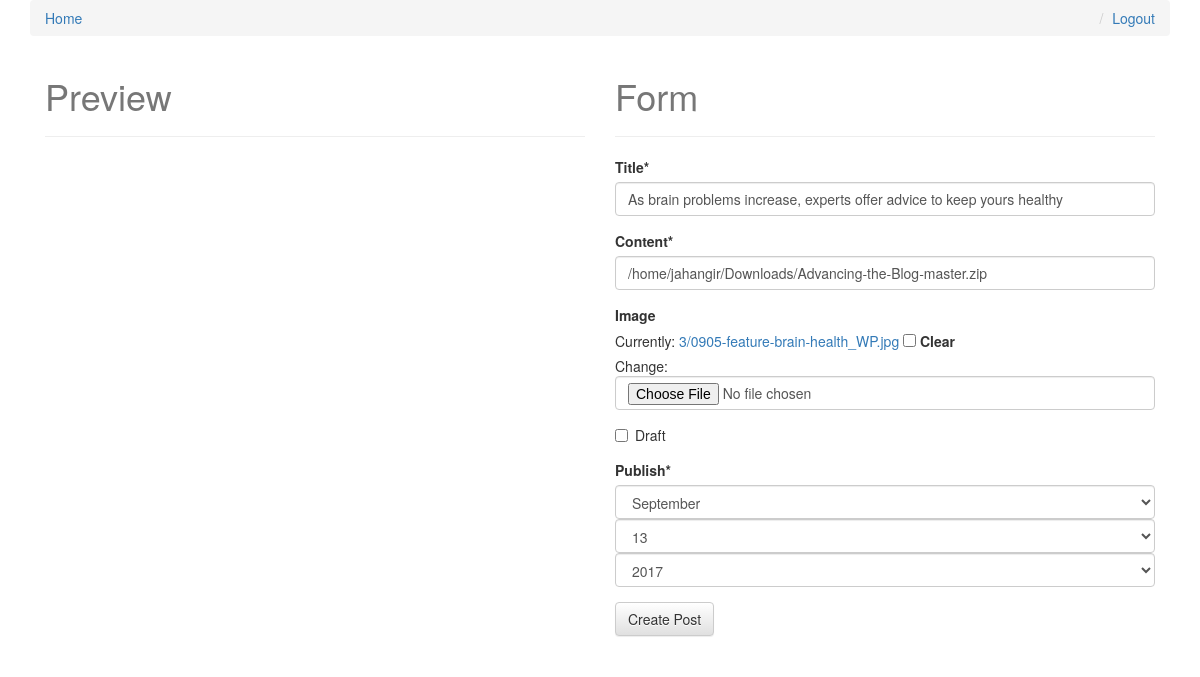
/as-brain-problems-increase-experts-offer-advice-to/edit/ (signed in), run on the app's committed database.
### posts/models.py (models this page shows, shortened)
class Post(models.Model):
    user = models.ForeignKey(settings.AUTH_USER_MODEL, default=1)
    title = models.CharField(max_length=120)
    slug = models.SlugField(unique=True)
    image = models.ImageField(upload_to=upload_location,
            null=True,
            blank=True,
            width_field="width_field",
            height_field="height_field")
    height_field = models.IntegerField(default=0)
    width_field = models.IntegerField(default=0)
    content = models.TextField()
    draft = models.BooleanField(default=False)
    publish = models.DateField(auto_now=False, auto_now_add=False)
    read_time =  models.IntegerField(default=0) # models.TimeField(null=True, blank=True) #assume minutes
    updated = models.DateTimeField(auto_now=True, auto_now_add=False)
    timestamp = models.DateTimeField(auto_now=False, auto_now_add=True)
    objects = PostManager()
    class Meta:
        ordering = ["-timestamp", "-updated"]

### posts/views.py (the view)
# urls.py: url(r'^(?P<slug>[\w-]+)/edit/$', post_update, name='update'),
def post_update(request, slug=None):
	if not request.user.is_staff or not request.user.is_superuser:
		raise Http404
	instance = get_object_or_404(Post, slug=slug)
	form = PostForm(request.POST or None, request.FILES or None, instance=instance)
	if form.is_valid():
		instance = form.save(commit=False)
		instance.save()
		messages.success(request, "<a href='#'>Item</a> Saved", extra_tags='html_safe')
		return HttpResponseRedirect(instance.get_absolute_url())
	context = {
		"title": instance.title,
		"instance": instance,
		"form":form,
	}
	return render(request, "post_form.html", context)

### posts/forms.py
class PostForm(forms.ModelForm):
    content = forms.CharField(widget=PagedownWidget(show_preview=False))
    publish = forms.DateField(widget=forms.SelectDateWidget)
    class Meta:
        model = Post
        fields = [
            "title",
            "content",
            "image",
            "draft",
            "publish",
        ]

### templates/post_form.html (shortened to what this page needs)
{% extends "base.html" %}
{% load crispy_forms_tags %}
{% block content %}
<div class='col-sm-6'>
<h1>Preview</h1>
<hr/>
</div>
<div class='col-sm-6'>
<h1>Form</h1>
<hr/>
<form method='POST' action='' enctype='multipart/form-data'>{% csrf_token %}
{{ form|crispy }}
<input type='submit' class='btn btn-default' value='Create Post' />
</form>
</div>
{% endblock content %}

### static/css/base.css (style rules this page uses)
h1 { color: #777777; }

### data on the page
Post: title "As brain problems increase, experts offer advice to keep yours healthy", content "/home/jahangir/Downloads/Advancing-the-Blog-master.zip"
